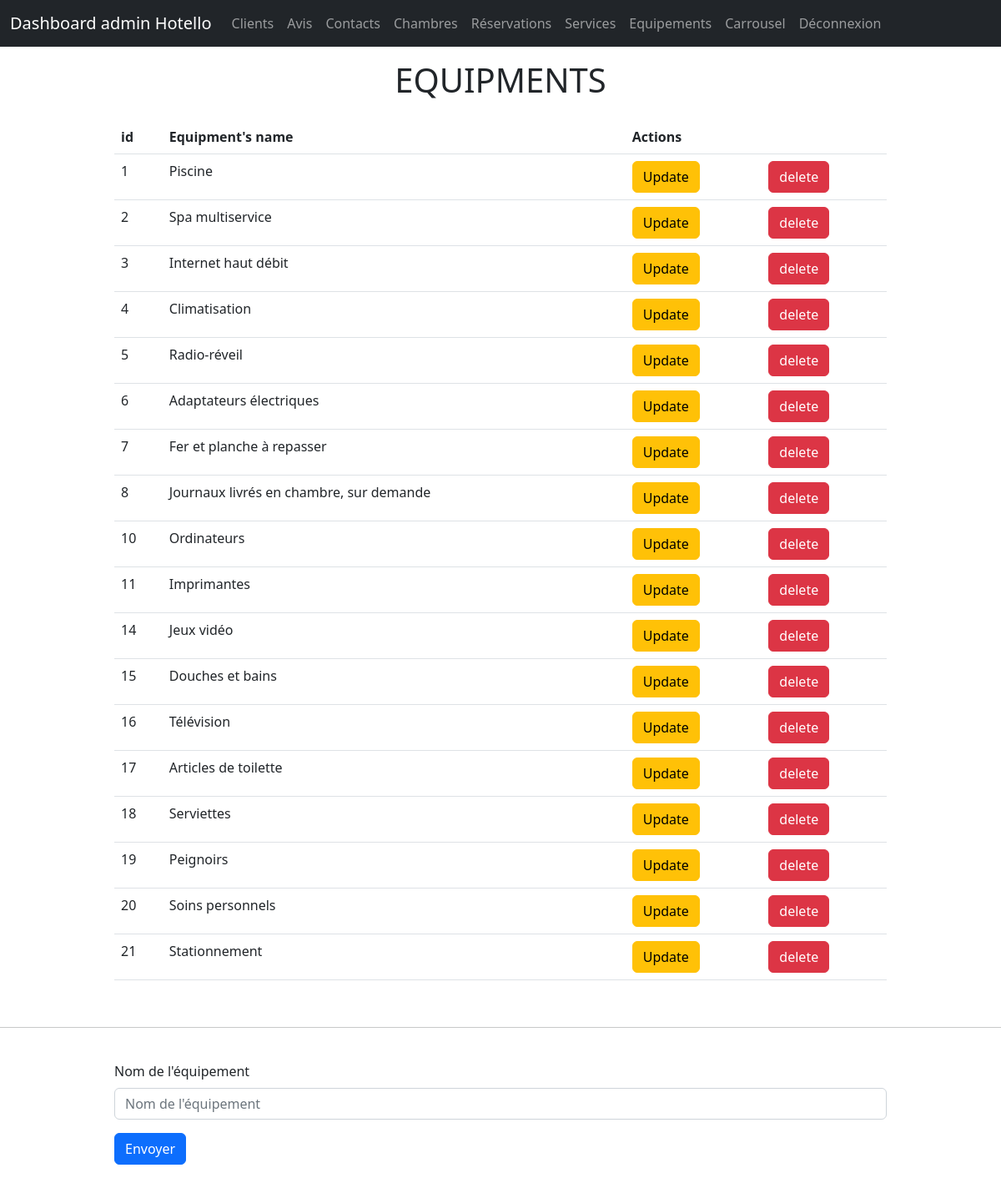
Page /admin/views/equipmentsPage.php on the committed database.
### tables this page shows
CREATE TABLE `equipments` (
  `id_equip` int(11) NOT NULL,
  `name_equip` varchar(100) NOT NULL
);

### admin/Models/EquipmentsManager.php (called while the page is built, shortened)
<?php
class EquipmentsManager{
    private $dataBase;
    public function __construct(PDO $dataBase)
    {
        $this->dataBase = $dataBase;
    }
    public function getAllEquipments()
    {
        $getEquipments = $this->dataBase->query("SELECT * FROM equipments ORDER BY id_equip");
        return $getEquipments;
    }
}
?>

### admin/Views/equipmentsPage.php (the view, shortened to what this page needs)
<?php
require_once('../Models/EquipmentsManager.php');
$equipment = new EquipmentsManager($pdo);
$name_equip = "";
?>
<?php require_once('./inc/header.inc.php'); ?>
<div class="container mt-3 mb-3">
    <div class="row">
        <div class="col-12 justify-content-center">
            <h1 class="text-center">EQUIPMENTS</h1>
        </div>
    </div>
</div>
    <div class="container">
        <div class="row justify-content-center">
            <div class="col-10 table-responsive">
            <table class="table table-hover">
                <thead>
                    <th>id</th>
                    <th>Equipment's name</th>
                    <th>Actions</th>
                    <th></th>
                </thead>
                <tbody>
                <?php
                    $equipments = $equipment->getAllEquipments();
                    while ($equipment = $equipments->fetch(PDO::FETCH_ASSOC)){
                ?>
                    <tr>
                        <td><?php echo $equipment['id_equip']; ?></td>
                        <td><?php echo $equipment['name_equip']; ?></td>
                        <td>
                            <a href="<?php echo "?action=update&id_equip=$equipment[id_equip]"; ?>" class="btn btn-warning"> Update</a>
                        </td>
                        <td>
                            <a href="<?php echo "?action=delete&id_equip=$equipment[id_equip]"; ?>" class="btn btn-danger"> delete</a>
                        </td>
                    </tr>
                <?php
                    }
                ?>
                </tbody>
            </table>
            </div>
        </div>
    </div>
    <br>
    <hr>
    <br>
    <div class="container">
        <div class="row justify-content-center">
            <div class="col-10 table-responsive">
                <form action="" method="POST">
                    <div class="mb-3">
                        <label for="name_equip" class="form-label">Nom de l'équipement</label>
                        <input type="text" id="name_equip" name="name_equip" class="form-control" placeholder="Nom de l'équipement" value="<?php echo $name_equip ?>">
                    </div>
                    <div class="mb-3">
                        <input type="submit" class="btn btn-primary" value="Envoyer">
                    </div>
                </form>
            </div>
        </div>
    </div>
    <?php require_once('./inc/footer.inc.php'); ?>

### rows in the picture
equipments: id_equip "1", name_equip "Piscine"
equipments: id_equip "2", name_equip "Spa multiservice"
equipments: id_equip "3", name_equip "Internet haut débit"
equipments: id_equip "4", name_equip "Climatisation"
equipments: id_equip "5", name_equip "Radio-réveil"
equipments: id_equip "6", name_equip "Adaptateurs électriques"
equipments: id_equip "7", name_equip "Fer et planche à repasser"
equipments: id_equip "8", name_equip "Journaux livrés en chambre, sur demande"
equipments: id_equip "10", name_equip "Ordinateurs"
equipments: id_equip "11", name_equip "Imprimantes"
equipments: id_equip "14", name_equip "Jeux vidéo"
equipments: id_equip "15", name_equip "Douches et bains"
equipments: id_equip "16", name_equip "Télévision"
equipments: id_equip "17", name_equip "Articles de toilette"
equipments: id_equip "18", name_equip "Serviettes"
equipments: id_equip "19", name_equip "Peignoirs"
equipments: id_equip "20", name_equip "Soins personnels"
equipments: id_equip "21", name_equip "Stationnement"
